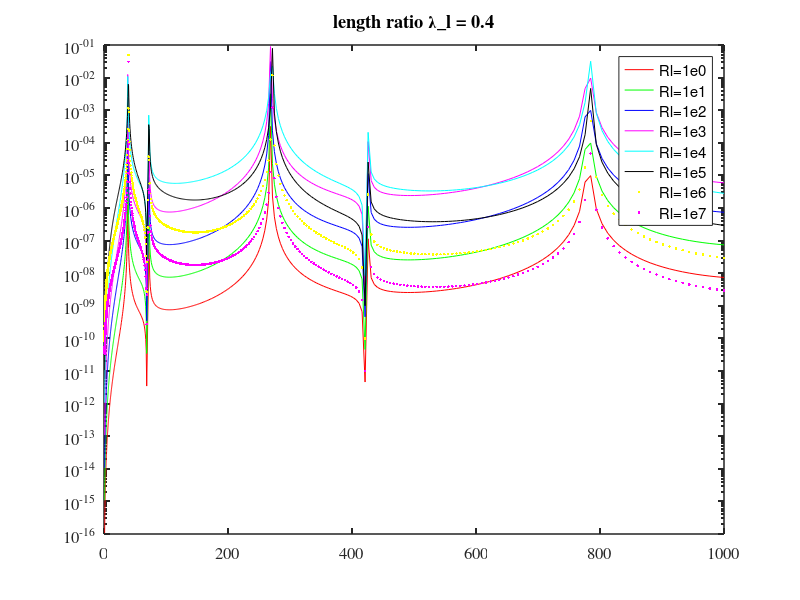
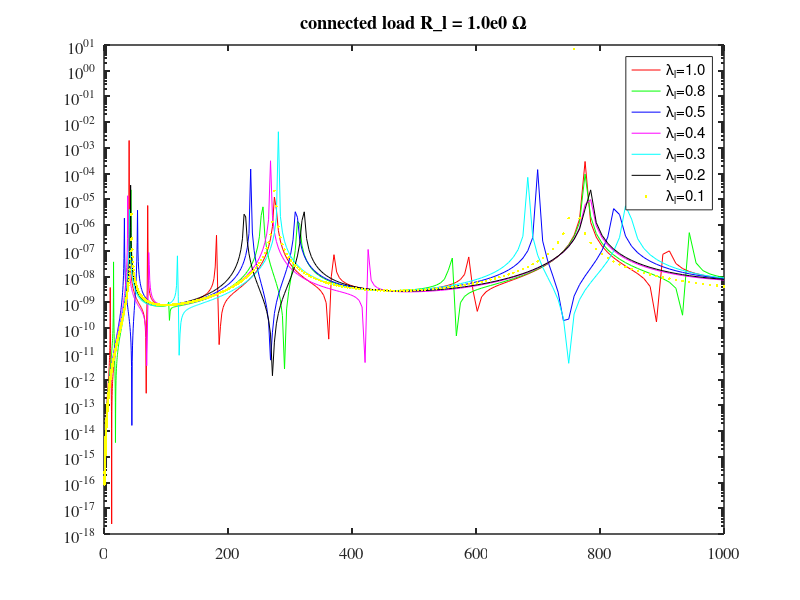

Reproduce these figures in MATLAB, in order.
clc;clear;close all;

figure(1)
%% laml = 0.1, Rl from 1 ohm to 10 Mohm
% results0 = load('bm_ext_base_laml_0p1_Rl_1e0', 'Pplist', 'frlist', 'xib'); 
% Pplist0 = results0.Pplist;
% results1 = load('bm_ext_base_laml_0p1_Rl_1e1', 'Pplist'); 
% Pplist1 = results1.Pplist;
% results2 = load('bm_ext_base_laml_0p1_Rl_1e2', 'Pplist'); 
% Pplist2 = results2.Pplist;
% results3 = load('bm_ext_base_laml_0p1_Rl_1e3', 'Pplist'); 
% Pplist3 = results3.Pplist;
% results4 = load('bm_ext_base_laml_0p1_Rl_1e4', 'Pplist'); 
% Pplist4 = results4.Pplist;
% results5 = load('bm_ext_base_laml_0p1_Rl_1e5', 'Pplist'); 
% Pplist5 = results5.Pplist;
% results6 = load('bm_ext_base_laml_0p1_Rl_1e6', 'Pplist'); 
% Pplist6 = results6.Pplist;
% results7 = load('bm_ext_base_laml_0p1_Rl_1e7', 'Pplist'); 
% Pplist7 = results7.Pplist;
% 
% frlist = results0.frlist;
% wlist  = 2*pi*frlist;
% xib  = results0.xib;
% 
% semilogy(frlist, abs(Pplist0)./wlist./wlist/xib, 'r', 'DisplayName','Rl=1e0'); hold on
% semilogy(frlist, abs(Pplist1)./wlist./wlist/xib, 'g', 'DisplayName','Rl=1e1'); 
% semilogy(frlist, abs(Pplist2)./wlist./wlist/xib, 'b', 'DisplayName','Rl=1e2'); 
% semilogy(frlist, abs(Pplist3)./wlist./wlist/xib, 'm', 'DisplayName','Rl=1e3'); 
% semilogy(frlist, abs(Pplist4)./wlist./wlist/xib, 'c', 'DisplayName','Rl=1e4'); 
% semilogy(frlist, abs(Pplist5)./wlist./wlist/xib, 'k', 'DisplayName','Rl=1e5'); 
% semilogy(frlist, abs(Pplist6)./wlist./wlist/xib, 'y.', 'DisplayName','Rl=1e6'); 
% semilogy(frlist, abs(Pplist7)./wlist./wlist/xib, 'm.', 'DisplayName','Rl=1e7'); 
% % grid on
% set(gca, 'linewidth', 1.1, 'fontsize', 12, 'fontname', 'times')
% title('length ratio \lambda\_l = 0.1')
% set(gcf, 'color', 'w')
% legend('show')

%% laml = 0.2, Rl from 1 ohm to 10 Mohm
% results0 = load('bm_ext_base_laml_0p2_Rl_1e0', 'Pplist', 'frlist', 'xib'); 
% Pplist0 = results0.Pplist;
% results1 = load('bm_ext_base_laml_0p2_Rl_1e1', 'Pplist'); 
% Pplist1 = results1.Pplist;
% results2 = load('bm_ext_base_laml_0p2_Rl_1e2', 'Pplist'); 
% Pplist2 = results2.Pplist;
% results3 = load('bm_ext_base_laml_0p2_Rl_1e3', 'Pplist'); 
% Pplist3 = results3.Pplist;
% results4 = load('bm_ext_base_laml_0p2_Rl_1e4', 'Pplist'); 
% Pplist4 = results4.Pplist;
% results5 = load('bm_ext_base_laml_0p2_Rl_1e5', 'Pplist'); 
% Pplist5 = results5.Pplist;
% results6 = load('bm_ext_base_laml_0p2_Rl_1e6', 'Pplist'); 
% Pplist6 = results6.Pplist;
% results7 = load('bm_ext_base_laml_0p2_Rl_1e7', 'Pplist'); 
% Pplist7 = results7.Pplist;
% 
% frlist = results0.frlist;
% wlist  = 2*pi*frlist;
% xib  = results0.xib;
% 
% semilogy(frlist, abs(Pplist0)./wlist./wlist/xib, 'r', 'DisplayName','Rl=1e0'); hold on
% semilogy(frlist, abs(Pplist1)./wlist./wlist/xib, 'g', 'DisplayName','Rl=1e1'); 
% semilogy(frlist, abs(Pplist2)./wlist./wlist/xib, 'b', 'DisplayName','Rl=1e2'); 
% semilogy(frlist, abs(Pplist3)./wlist./wlist/xib, 'm', 'DisplayName','Rl=1e3'); 
% semilogy(frlist, abs(Pplist4)./wlist./wlist/xib, 'c', 'DisplayName','Rl=1e4'); 
% semilogy(frlist, abs(Pplist5)./wlist./wlist/xib, 'k', 'DisplayName','Rl=1e5'); 
% semilogy(frlist, abs(Pplist6)./wlist./wlist/xib, 'y.', 'DisplayName','Rl=1e6'); 
% semilogy(frlist, abs(Pplist7)./wlist./wlist/xib, 'm.', 'DisplayName','Rl=1e7'); 
% % grid on
% set(gca, 'linewidth', 1.1, 'fontsize', 12, 'fontname', 'times')
% title('length ratio \lambda\_l = 0.2')
% set(gcf, 'color', 'w')
% legend('show')

%% laml = 0.3, Rl from 1 ohm to 10 Mohm
% results0 = load('bm_ext_base_laml_0p3_Rl_1e0', 'Pplist', 'frlist', 'xib'); 
% Pplist0 = results0.Pplist;
% results1 = load('bm_ext_base_laml_0p3_Rl_1e1', 'Pplist'); 
% Pplist1 = results1.Pplist;
% results2 = load('bm_ext_base_laml_0p3_Rl_1e2', 'Pplist'); 
% Pplist2 = results2.Pplist;
% results3 = load('bm_ext_base_laml_0p3_Rl_1e3', 'Pplist'); 
% Pplist3 = results3.Pplist;
% results4 = load('bm_ext_base_laml_0p3_Rl_1e4', 'Pplist'); 
% Pplist4 = results4.Pplist;
% results5 = load('bm_ext_base_laml_0p3_Rl_1e5', 'Pplist'); 
% Pplist5 = results5.Pplist;
% results6 = load('bm_ext_base_laml_0p3_Rl_1e6', 'Pplist'); 
% Pplist6 = results6.Pplist;
% results7 = load('bm_ext_base_laml_0p3_Rl_1e7', 'Pplist'); 
% Pplist7 = results7.Pplist;
% 
% frlist = results0.frlist;
% wlist  = 2*pi*frlist;
% xib  = results0.xib;
% 
% semilogy(frlist, abs(Pplist0)./wlist./wlist/xib, 'r', 'DisplayName','Rl=1e0'); hold on
% semilogy(frlist, abs(Pplist1)./wlist./wlist/xib, 'g', 'DisplayName','Rl=1e1'); 
% semilogy(frlist, abs(Pplist2)./wlist./wlist/xib, 'b', 'DisplayName','Rl=1e2'); 
% semilogy(frlist, abs(Pplist3)./wlist./wlist/xib, 'm', 'DisplayName','Rl=1e3'); 
% semilogy(frlist, abs(Pplist4)./wlist./wlist/xib, 'c', 'DisplayName','Rl=1e4'); 
% semilogy(frlist, abs(Pplist5)./wlist./wlist/xib, 'k', 'DisplayName','Rl=1e5'); 
% semilogy(frlist, abs(Pplist6)./wlist./wlist/xib, 'y.', 'DisplayName','Rl=1e6'); 
% semilogy(frlist, abs(Pplist7)./wlist./wlist/xib, 'm.', 'DisplayName','Rl=1e7'); 
% % grid on
% set(gca, 'linewidth', 1.1, 'fontsize', 12, 'fontname', 'times')
% title('length ratio \lambda\_l = 0.3')
% set(gcf, 'color', 'w')
% legend('show')

%% laml = 0.4, Rl from 1 ohm to 10 Mohm
results0 = load('bm_ext_base_laml_0p4_Rl_1e0', 'Pplist', 'frlist', 'xib'); 
Pplist0 = results0.Pplist;
results1 = load('bm_ext_base_laml_0p4_Rl_1e1', 'Pplist'); 
Pplist1 = results1.Pplist;
results2 = load('bm_ext_base_laml_0p4_Rl_1e2', 'Pplist'); 
Pplist2 = results2.Pplist;
results3 = load('bm_ext_base_laml_0p4_Rl_1e3', 'Pplist'); 
Pplist3 = results3.Pplist;
results4 = load('bm_ext_base_laml_0p4_Rl_1e4', 'Pplist'); 
Pplist4 = results4.Pplist;
results5 = load('bm_ext_base_laml_0p4_Rl_1e5', 'Pplist'); 
Pplist5 = results5.Pplist;
results6 = load('bm_ext_base_laml_0p4_Rl_1e6', 'Pplist'); 
Pplist6 = results6.Pplist;
results7 = load('bm_ext_base_laml_0p4_Rl_1e7', 'Pplist'); 
Pplist7 = results7.Pplist;

frlist = results0.frlist;
wlist  = 2*pi*frlist;
xib  = results0.xib;

semilogy(frlist, abs(Pplist0)./wlist./wlist/xib, 'r', 'DisplayName','Rl=1e0'); hold on
semilogy(frlist, abs(Pplist1)./wlist./wlist/xib, 'g', 'DisplayName','Rl=1e1'); 
semilogy(frlist, abs(Pplist2)./wlist./wlist/xib, 'b', 'DisplayName','Rl=1e2'); 
semilogy(frlist, abs(Pplist3)./wlist./wlist/xib, 'm', 'DisplayName','Rl=1e3'); 
semilogy(frlist, abs(Pplist4)./wlist./wlist/xib, 'c', 'DisplayName','Rl=1e4'); 
semilogy(frlist, abs(Pplist5)./wlist./wlist/xib, 'k', 'DisplayName','Rl=1e5'); 
semilogy(frlist, abs(Pplist6)./wlist./wlist/xib, 'y.', 'DisplayName','Rl=1e6'); 
semilogy(frlist, abs(Pplist7)./wlist./wlist/xib, 'm.', 'DisplayName','Rl=1e7'); 
% grid on
set(gca, 'linewidth', 1.1, 'fontsize', 12, 'fontname', 'times')
title('length ratio \lambda\_l = 0.4')
set(gcf, 'color', 'w')
legend('show')

%% laml = 0.5, Rl from 1 ohm to 10 Mohm
% results0 = load('bm_ext_base_laml_0p5_Rl_1e0', 'Pplist', 'frlist', 'xib'); 
% Pplist0 = results0.Pplist;
% results1 = load('bm_ext_base_laml_0p5_Rl_1e1', 'Pplist'); 
% Pplist1 = results1.Pplist;
% results2 = load('bm_ext_base_laml_0p5_Rl_1e2', 'Pplist'); 
% Pplist2 = results2.Pplist;
% results3 = load('bm_ext_base_laml_0p5_Rl_1e3', 'Pplist'); 
% Pplist3 = results3.Pplist;
% results4 = load('bm_ext_base_laml_0p5_Rl_1e4', 'Pplist'); 
% Pplist4 = results4.Pplist;
% results5 = load('bm_ext_base_laml_0p5_Rl_1e5', 'Pplist'); 
% Pplist5 = results5.Pplist;
% results6 = load('bm_ext_base_laml_0p5_Rl_1e6', 'Pplist'); 
% Pplist6 = results6.Pplist;
% results7 = load('bm_ext_base_laml_0p5_Rl_1e7', 'Pplist'); 
% Pplist7 = results7.Pplist;
% 
% frlist = results0.frlist;
% wlist  = 2*pi*frlist;
% xib  = results0.xib;
% 
% semilogy(frlist, abs(Pplist0)./wlist./wlist/xib, 'r', 'DisplayName','Rl=1e0'); hold on
% semilogy(frlist, abs(Pplist1)./wlist./wlist/xib, 'g', 'DisplayName','Rl=1e1'); 
% semilogy(frlist, abs(Pplist2)./wlist./wlist/xib, 'b', 'DisplayName','Rl=1e2'); 
% semilogy(frlist, abs(Pplist3)./wlist./wlist/xib, 'm', 'DisplayName','Rl=1e3'); 
% semilogy(frlist, abs(Pplist4)./wlist./wlist/xib, 'c', 'DisplayName','Rl=1e4'); 
% semilogy(frlist, abs(Pplist5)./wlist./wlist/xib, 'k', 'DisplayName','Rl=1e5'); 
% semilogy(frlist, abs(Pplist6)./wlist./wlist/xib, 'y.', 'DisplayName','Rl=1e6'); 
% semilogy(frlist, abs(Pplist7)./wlist./wlist/xib, 'm.', 'DisplayName','Rl=1e7'); 
% grid on
% set(gca, 'linewidth', 1.1, 'fontsize', 12, 'fontname', 'times')
% title('length ratio \lambda\_l = 0.5')
% set(gcf, 'color', 'w')
% legend('show')

%% laml = 0.8, Rl from 1 ohm to 10 Mohm
% results0 = load('bm_ext_base_laml_0p8_Rl_1e0', 'Pplist', 'frlist', 'xib'); 
% Pplist0 = results0.Pplist;
% results1 = load('bm_ext_base_laml_0p8_Rl_1e1', 'Pplist'); 
% Pplist1 = results1.Pplist;
% results2 = load('bm_ext_base_laml_0p8_Rl_1e2', 'Pplist'); 
% Pplist2 = results2.Pplist;
% results3 = load('bm_ext_base_laml_0p8_Rl_1e3', 'Pplist'); 
% Pplist3 = results3.Pplist;
% results4 = load('bm_ext_base_laml_0p8_Rl_1e4', 'Pplist'); 
% Pplist4 = results4.Pplist;
% results5 = load('bm_ext_base_laml_0p8_Rl_1e5', 'Pplist'); 
% Pplist5 = results5.Pplist;
% results6 = load('bm_ext_base_laml_0p8_Rl_1e6', 'Pplist'); 
% Pplist6 = results6.Pplist;
% results7 = load('bm_ext_base_laml_0p8_Rl_1e7', 'Pplist'); 
% Pplist7 = results7.Pplist;
% 
% frlist = results0.frlist;
% wlist  = 2*pi*frlist;
% xib  = results0.xib;
% 
% semilogy(frlist, abs(Pplist0)./wlist./wlist/xib, 'r', 'DisplayName','Rl=1e0'); hold on
% semilogy(frlist, abs(Pplist1)./wlist./wlist/xib, 'g', 'DisplayName','Rl=1e1'); 
% semilogy(frlist, abs(Pplist2)./wlist./wlist/xib, 'b', 'DisplayName','Rl=1e2'); 
% semilogy(frlist, abs(Pplist3)./wlist./wlist/xib, 'm', 'DisplayName','Rl=1e3'); 
% semilogy(frlist, abs(Pplist4)./wlist./wlist/xib, 'c', 'DisplayName','Rl=1e4'); 
% semilogy(frlist, abs(Pplist5)./wlist./wlist/xib, 'k', 'DisplayName','Rl=1e5'); 
% semilogy(frlist, abs(Pplist6)./wlist./wlist/xib, 'y.', 'DisplayName','Rl=1e6'); 
% semilogy(frlist, abs(Pplist7)./wlist./wlist/xib, 'm.', 'DisplayName','Rl=1e7'); 
% % grid on
% set(gca, 'linewidth', 1.1, 'fontsize', 12, 'fontname', 'times')
% title('length ratio \lambda\_l = 0.8')
% set(gcf, 'color', 'w')
% legend('show')

%% laml = 1.0, Rl from 1 ohm to 10 Mohm
% results0 = load('bm_ext_base_laml_1p0_Rl_1e0', 'Pplist', 'frlist', 'xib'); 
% Pplist0 = results0.Pplist;
% results1 = load('bm_ext_base_laml_1p0_Rl_1e1', 'Pplist'); 
% Pplist1 = results1.Pplist;
% results2 = load('bm_ext_base_laml_1p0_Rl_1e2', 'Pplist'); 
% Pplist2 = results2.Pplist;
% results3 = load('bm_ext_base_laml_1p0_Rl_1e3', 'Pplist'); 
% Pplist3 = results3.Pplist;
% results4 = load('bm_ext_base_laml_1p0_Rl_1e4', 'Pplist'); 
% Pplist4 = results4.Pplist;
% results5 = load('bm_ext_base_laml_1p0_Rl_1e5', 'Pplist'); 
% Pplist5 = results5.Pplist;
% results6 = load('bm_ext_base_laml_1p0_Rl_1e6', 'Pplist'); 
% Pplist6 = results6.Pplist;
% results7 = load('bm_ext_base_laml_1p0_Rl_1e7', 'Pplist'); 
% Pplist7 = results7.Pplist;
% 
% frlist = results0.frlist;
% wlist  = 2*pi*frlist;
% xib  = results0.xib;
% 
% semilogy(frlist, abs(Pplist0)./wlist./wlist/xib, 'r', 'DisplayName','Rl=1e0'); hold on
% semilogy(frlist, abs(Pplist1)./wlist./wlist/xib, 'g', 'DisplayName','Rl=1e1'); 
% semilogy(frlist, abs(Pplist2)./wlist./wlist/xib, 'b', 'DisplayName','Rl=1e2'); 
% semilogy(frlist, abs(Pplist3)./wlist./wlist/xib, 'm', 'DisplayName','Rl=1e3'); 
% semilogy(frlist, abs(Pplist4)./wlist./wlist/xib, 'c', 'DisplayName','Rl=1e4'); 
% semilogy(frlist, abs(Pplist5)./wlist./wlist/xib, 'k', 'DisplayName','Rl=1e5'); 
% semilogy(frlist, abs(Pplist6)./wlist./wlist/xib, 'y.', 'DisplayName','Rl=1e6'); 
% semilogy(frlist, abs(Pplist7)./wlist./wlist/xib, 'm.', 'DisplayName','Rl=1e7'); 
% % grid on
% set(gca, 'linewidth', 1.1, 'fontsize', 12, 'fontname', 'times')
% title('length ratio \lambda\_l = 1.0')
% set(gcf, 'color', 'w')
% legend('show')



figure(2)
%%  Rl = 1e0 ohm, laml from 0.10 to 1.0
results0 = load('bm_ext_base_laml_1p0_Rl_1e0', 'Pplist', 'frlist', 'xib'); 
Pplist0 = results0.Pplist;
results1 = load('bm_ext_base_laml_0p8_Rl_1e0', 'Pplist'); 
Pplist1 = results1.Pplist;
results2 = load('bm_ext_base_laml_0p5_Rl_1e0', 'Pplist'); 
Pplist2 = results2.Pplist;
results3 = load('bm_ext_base_laml_0p4_Rl_1e0', 'Pplist'); 
Pplist3 = results3.Pplist;
results4 = load('bm_ext_base_laml_0p3_Rl_1e0', 'Pplist'); 
Pplist4 = results4.Pplist;
results5 = load('bm_ext_base_laml_0p2_Rl_1e0', 'Pplist'); 
Pplist5 = results5.Pplist;
results6 = load('bm_ext_base_laml_0p1_Rl_1e0', 'Pplist'); 
Pplist6 = results6.Pplist;

frlist = results0.frlist;
wlist  = 2*pi*frlist;
xib  = results0.xib;

semilogy(frlist, abs(Pplist0)./wlist./wlist/xib, 'r', 'DisplayName','\lambda_l=1.0'); hold on
semilogy(frlist, abs(Pplist1)./wlist./wlist/xib, 'g', 'DisplayName','\lambda_l=0.8'); 
semilogy(frlist, abs(Pplist2)./wlist./wlist/xib, 'b', 'DisplayName','\lambda_l=0.5'); 
semilogy(frlist, abs(Pplist3)./wlist./wlist/xib, 'm', 'DisplayName','\lambda_l=0.4'); 
semilogy(frlist, abs(Pplist4)./wlist./wlist/xib, 'c', 'DisplayName','\lambda_l=0.3'); 
semilogy(frlist, abs(Pplist5)./wlist./wlist/xib, 'k', 'DisplayName','\lambda_l=0.2'); 
semilogy(frlist, abs(Pplist6)./wlist./wlist/xib, 'y.', 'DisplayName','\lambda_l=0.1'); 

% grid on
set(gca, 'linewidth', 1.1, 'fontsize', 12, 'fontname', 'times')
title('connected load R\_l = 1.0e0 \Omega')
set(gcf, 'color', 'w')
legend('show')

%%  Rl = 1e1 ohm, laml from 0.10 to 1.0
% results0 = load('bm_ext_base_laml_1p0_Rl_1e1', 'Pplist', 'frlist', 'xib'); 
% Pplist0 = results0.Pplist;
% results1 = load('bm_ext_base_laml_0p8_Rl_1e1', 'Pplist'); 
% Pplist1 = results1.Pplist;
% results2 = load('bm_ext_base_laml_0p5_Rl_1e1', 'Pplist'); 
% Pplist2 = results2.Pplist;
% results3 = load('bm_ext_base_laml_0p2_Rl_1e1', 'Pplist'); 
% Pplist3 = results3.Pplist;
% results4 = load('bm_ext_base_laml_0p1_Rl_1e1', 'Pplist'); 
% Pplist4 = results4.Pplist;
% 
% frlist = results0.frlist;
% wlist  = 2*pi*frlist;
% xib  = results0.xib;
% 
% semilogy(frlist, abs(Pplist0)./wlist./wlist/xib, 'r', 'DisplayName','\lambda_l=1.0'); hold on
% semilogy(frlist, abs(Pplist1)./wlist./wlist/xib, 'g', 'DisplayName','\lambda_l=0.8'); 
% semilogy(frlist, abs(Pplist2)./wlist./wlist/xib, 'b', 'DisplayName','\lambda_l=0.5'); 
% semilogy(frlist, abs(Pplist3)./wlist./wlist/xib, 'm', 'DisplayName','\lambda_l=0.2'); 
% semilogy(frlist, abs(Pplist4)./wlist./wlist/xib, 'c', 'DisplayName','\lambda_l=0.1'); 
% 
% % grid on
% set(gca, 'linewidth', 1.1, 'fontsize', 12, 'fontname', 'times')
% title('length ratio R\_l = 1.0e1 \Omega')
% set(gcf, 'color', 'w')
% legend('show')

%%  Rl = 1e2 ohm, laml from 0.10 to 1.0
% results0 = load('bm_ext_base_laml_1p0_Rl_1e2', 'Pplist', 'frlist', 'xib'); 
% Pplist0 = results0.Pplist;
% results1 = load('bm_ext_base_laml_0p8_Rl_1e2', 'Pplist'); 
% Pplist1 = results1.Pplist;
% results2 = load('bm_ext_base_laml_0p5_Rl_1e2', 'Pplist'); 
% Pplist2 = results2.Pplist;
% results3 = load('bm_ext_base_laml_0p2_Rl_1e2', 'Pplist'); 
% Pplist3 = results3.Pplist;
% results4 = load('bm_ext_base_laml_0p1_Rl_1e2', 'Pplist'); 
% Pplist4 = results4.Pplist;
% 
% frlist = results0.frlist;
% wlist  = 2*pi*frlist;
% xib  = results0.xib;
% 
% semilogy(frlist, abs(Pplist0)./wlist./wlist/xib, 'r', 'DisplayName','\lambda_l=1.0'); hold on
% semilogy(frlist, abs(Pplist1)./wlist./wlist/xib, 'g', 'DisplayName','\lambda_l=0.8'); 
% semilogy(frlist, abs(Pplist2)./wlist./wlist/xib, 'b', 'DisplayName','\lambda_l=0.5'); 
% semilogy(frlist, abs(Pplist3)./wlist./wlist/xib, 'm', 'DisplayName','\lambda_l=0.2'); 
% semilogy(frlist, abs(Pplist4)./wlist./wlist/xib, 'c', 'DisplayName','\lambda_l=0.1'); 
% 
% % grid on
% set(gca, 'linewidth', 1.1, 'fontsize', 12, 'fontname', 'times')
% title('length ratio R\_l = 1.0e2 \Omega')
% set(gcf, 'color', 'w')
% legend('show')

%%  Rl = 1e3 ohm, laml from 0.10 to 1.0
% results0 = load('bm_ext_base_laml_1p0_Rl_1e3', 'Pplist', 'frlist', 'xib'); 
% Pplist0 = results0.Pplist;
% results1 = load('bm_ext_base_laml_0p8_Rl_1e3', 'Pplist'); 
% Pplist1 = results1.Pplist;
% results2 = load('bm_ext_base_laml_0p5_Rl_1e3', 'Pplist'); 
% Pplist2 = results2.Pplist;
% results3 = load('bm_ext_base_laml_0p2_Rl_1e3', 'Pplist'); 
% Pplist3 = results3.Pplist;
% results4 = load('bm_ext_base_laml_0p1_Rl_1e3', 'Pplist'); 
% Pplist4 = results4.Pplist;
% 
% frlist = results0.frlist;
% wlist  = 2*pi*frlist;
% xib  = results0.xib;
% 
% semilogy(frlist, abs(Pplist0)./wlist./wlist/xib, 'r', 'DisplayName','\lambda_l=1.0'); hold on
% semilogy(frlist, abs(Pplist1)./wlist./wlist/xib, 'g', 'DisplayName','\lambda_l=0.8'); 
% semilogy(frlist, abs(Pplist2)./wlist./wlist/xib, 'b', 'DisplayName','\lambda_l=0.5'); 
% semilogy(frlist, abs(Pplist3)./wlist./wlist/xib, 'm', 'DisplayName','\lambda_l=0.2'); 
% semilogy(frlist, abs(Pplist4)./wlist./wlist/xib, 'c', 'DisplayName','\lambda_l=0.1'); 
% 
% % grid on
% set(gca, 'linewidth', 1.1, 'fontsize', 12, 'fontname', 'times')
% title('length ratio R\_l = 1.0e3 \Omega')
% set(gcf, 'color', 'w')
% legend('show')

%%  Rl = 1e4 ohm, laml from 0.10 to 1.0
% results0 = load('bm_ext_base_laml_1p0_Rl_1e4', 'Pplist', 'frlist', 'xib'); 
% Pplist0 = results0.Pplist;
% results1 = load('bm_ext_base_laml_0p8_Rl_1e4', 'Pplist'); 
% Pplist1 = results1.Pplist;
% results2 = load('bm_ext_base_laml_0p5_Rl_1e4', 'Pplist'); 
% Pplist2 = results2.Pplist;
% results3 = load('bm_ext_base_laml_0p2_Rl_1e4', 'Pplist'); 
% Pplist3 = results3.Pplist;
% results4 = load('bm_ext_base_laml_0p1_Rl_1e4', 'Pplist'); 
% Pplist4 = results4.Pplist;
% 
% frlist = results0.frlist;
% wlist  = 2*pi*frlist;
% xib  = results0.xib;
% 
% semilogy(frlist, abs(Pplist0)./wlist./wlist/xib, 'r', 'DisplayName','\lambda_l=1.0'); hold on
% semilogy(frlist, abs(Pplist1)./wlist./wlist/xib, 'g', 'DisplayName','\lambda_l=0.8'); 
% semilogy(frlist, abs(Pplist2)./wlist./wlist/xib, 'b', 'DisplayName','\lambda_l=0.5'); 
% semilogy(frlist, abs(Pplist3)./wlist./wlist/xib, 'm', 'DisplayName','\lambda_l=0.2'); 
% semilogy(frlist, abs(Pplist4)./wlist./wlist/xib, 'c', 'DisplayName','\lambda_l=0.1'); 
% 
% % grid on
% set(gca, 'linewidth', 1.1, 'fontsize', 12, 'fontname', 'times')
% title('length ratio R\_l = 1.0e4 \Omega')
% set(gcf, 'color', 'w')
% legend('show')

%%  Rl = 1e5 ohm, laml from 0.10 to 1.0
% results0 = load('bm_ext_base_laml_1p0_Rl_1e5', 'Pplist', 'frlist', 'xib'); 
% Pplist0 = results0.Pplist;
% results1 = load('bm_ext_base_laml_0p8_Rl_1e5', 'Pplist'); 
% Pplist1 = results1.Pplist;
% results2 = load('bm_ext_base_laml_0p5_Rl_1e5', 'Pplist'); 
% Pplist2 = results2.Pplist;
% results3 = load('bm_ext_base_laml_0p2_Rl_1e5', 'Pplist'); 
% Pplist3 = results3.Pplist;
% results4 = load('bm_ext_base_laml_0p1_Rl_1e5', 'Pplist'); 
% Pplist4 = results4.Pplist;
% 
% frlist = results0.frlist;
% wlist  = 2*pi*frlist;
% xib  = results0.xib;
% 
% semilogy(frlist, abs(Pplist0)./wlist./wlist/xib, 'r', 'DisplayName','\lambda_l=1.0'); hold on
% semilogy(frlist, abs(Pplist1)./wlist./wlist/xib, 'g', 'DisplayName','\lambda_l=0.8'); 
% semilogy(frlist, abs(Pplist2)./wlist./wlist/xib, 'b', 'DisplayName','\lambda_l=0.5'); 
% semilogy(frlist, abs(Pplist3)./wlist./wlist/xib, 'm', 'DisplayName','\lambda_l=0.2'); 
% semilogy(frlist, abs(Pplist4)./wlist./wlist/xib, 'c', 'DisplayName','\lambda_l=0.1'); 
% 
% grid on
% set(gca, 'linewidth', 1.1, 'fontsize', 12, 'fontname', 'times')
% title('length ratio R\_l = 1.0e5 \Omega')
% set(gcf, 'color', 'w')
% legend('show')

%%  Rl = 1e6 ohm, laml from 0.10 to 1.0
% results0 = load('bm_ext_base_laml_1p0_Rl_1e6', 'Pplist', 'frlist', 'xib'); 
% Pplist0 = results0.Pplist;
% results1 = load('bm_ext_base_laml_0p8_Rl_1e6', 'Pplist'); 
% Pplist1 = results1.Pplist;
% results2 = load('bm_ext_base_laml_0p5_Rl_1e6', 'Pplist'); 
% Pplist2 = results2.Pplist;
% results3 = load('bm_ext_base_laml_0p2_Rl_1e6', 'Pplist'); 
% Pplist3 = results3.Pplist;
% results4 = load('bm_ext_base_laml_0p1_Rl_1e6', 'Pplist'); 
% Pplist4 = results4.Pplist;
% 
% frlist = results0.frlist;
% wlist  = 2*pi*frlist;
% xib  = results0.xib;
% 
% semilogy(frlist, abs(Pplist0)./wlist./wlist/xib, 'r', 'DisplayName','\lambda_l=1.0'); hold on
% semilogy(frlist, abs(Pplist1)./wlist./wlist/xib, 'g', 'DisplayName','\lambda_l=0.8'); 
% semilogy(frlist, abs(Pplist2)./wlist./wlist/xib, 'b', 'DisplayName','\lambda_l=0.5'); 
% semilogy(frlist, abs(Pplist3)./wlist./wlist/xib, 'm', 'DisplayName','\lambda_l=0.2'); 
% semilogy(frlist, abs(Pplist4)./wlist./wlist/xib, 'c', 'DisplayName','\lambda_l=0.1'); 
% 
% % grid on
% set(gca, 'linewidth', 1.1, 'fontsize', 12, 'fontname', 'times')
% title('length ratio R\_l = 1.0e6 \Omega')
% set(gcf, 'color', 'w')
% legend('show')

%%  Rl = 1e7 ohm, laml from 0.10 to 1.0
% results0 = load('bm_ext_base_laml_1p0_Rl_1e7', 'Pplist', 'frlist', 'xib'); 
% Pplist0 = results0.Pplist;
% results1 = load('bm_ext_base_laml_0p8_Rl_1e7', 'Pplist'); 
% Pplist1 = results1.Pplist;
% results2 = load('bm_ext_base_laml_0p5_Rl_1e7', 'Pplist'); 
% Pplist2 = results2.Pplist;
% results3 = load('bm_ext_base_laml_0p2_Rl_1e7', 'Pplist'); 
% Pplist3 = results3.Pplist;
% results4 = load('bm_ext_base_laml_0p1_Rl_1e7', 'Pplist'); 
% Pplist4 = results4.Pplist;
% 
% frlist = results0.frlist;
% wlist  = 2*pi*frlist;
% xib  = results0.xib;
% 
% semilogy(frlist, abs(Pplist0)./wlist./wlist/xib, 'r', 'DisplayName','\lambda_l=1.0'); hold on
% semilogy(frlist, abs(Pplist1)./wlist./wlist/xib, 'g', 'DisplayName','\lambda_l=0.8'); 
% semilogy(frlist, abs(Pplist2)./wlist./wlist/xib, 'b', 'DisplayName','\lambda_l=0.5'); 
% semilogy(frlist, abs(Pplist3)./wlist./wlist/xib, 'm', 'DisplayName','\lambda_l=0.2'); 
% semilogy(frlist, abs(Pplist4)./wlist./wlist/xib, 'c', 'DisplayName','\lambda_l=0.1'); 
% 
% % grid on
% set(gca, 'linewidth', 1.1, 'fontsize', 12, 'fontname', 'times')
% title('length ratio R\_l = 1.0e7 \Omega')
% set(gcf, 'color', 'w')
% legend('show')

%% for phase angle
% figure(2)
% plot(frlist, angle(Pplist0)/pi*180, 'r'); hold on
% plot(frlist, angle(Pplist1)/pi*180, 'g'); 
% plot(frlist, angle(Pplist2)/pi*180, 'b'); 
% plot(frlist, angle(Pplist3)/pi*180, 'm'); 
% plot(frlist, angle(Pplist4)/pi*180, 'c'); 
% plot(frlist, angle(Pplist5)/pi*180, 'k'); 
% ylim([-180,180]);
% yTickLocations = linspace(-180, 180, 5);
% set(gca,'YTick', yTickLocations);
% grid on






